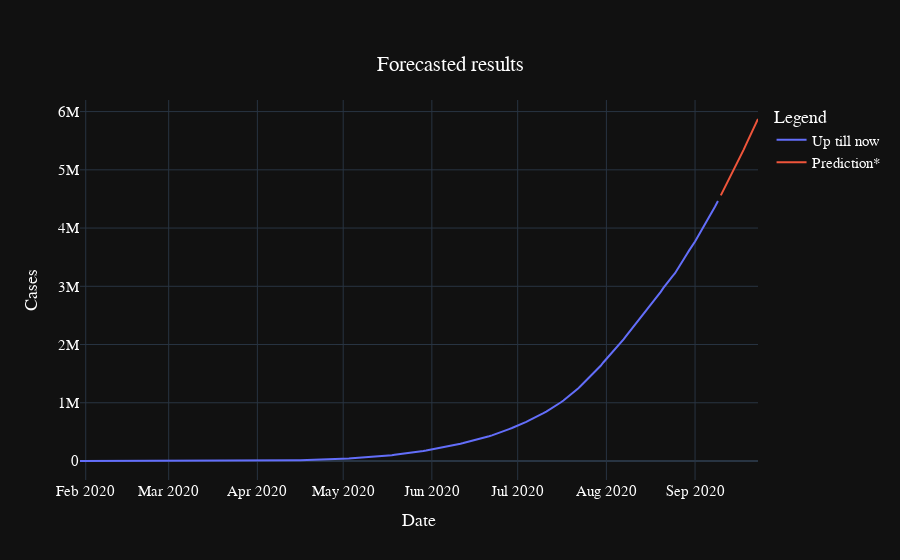

The notebook cell this image was saved under:
### Code cell
graph.show()

### Figure 1 — Plotly figure (JSON) as saved in the notebook; plotly's stock layout.template omitted (floating-point values rounded to 4 significant figures; data arrays with more than 128 entries replaced by an {"elided": "..."} marker saying what was removed)
{"data": [{"mode": "lines", "name": "Up till now ", "type": "scatter", "x": {"elided": "224 str values"}, "y": {"elided": "224 int values"}}, {"mode": "lines", "name": "Prediction*", "type": "scatter", "x": ["2020-09-10T00:00:00", "2020-09-11T00:00:00", "2020-09-12T00:00:00", "2020-09-13T00:00:00", "2020-09-14T00:00:00", "2020-09-15T00:00:00", "2020-09-16T00:00:00", "2020-09-17T00:00:00", "2020-09-18T00:00:00", "2020-09-19T00:00:00", "2020-09-20T00:00:00", "2020-09-21T00:00:00", "2020-09-22T00:00:00", "2020-09-23T00:00:00"], "y": [4561000.0, 4657000.0, 4755000.0, 4852000.0, 4939000.0, 5035000.0, 5140000.0, 5243000.0, 5348000.0, 5454000.0, 5559000.0, 5655000.0, 5759000.0, 5873000.0]}], "layout": {"font": {"color": "white", "family": "Arial", "size": 15}, "legend": {"title": {"text": "Legend "}}, "title": {"text": "Forecasted results", "x": 0.5, "xanchor": "center", "y": 0.9, "yanchor": "top"}, "xaxis": {"title": {"text": "Date"}}, "yaxis": {"title": {"text": "Cases"}}}}
